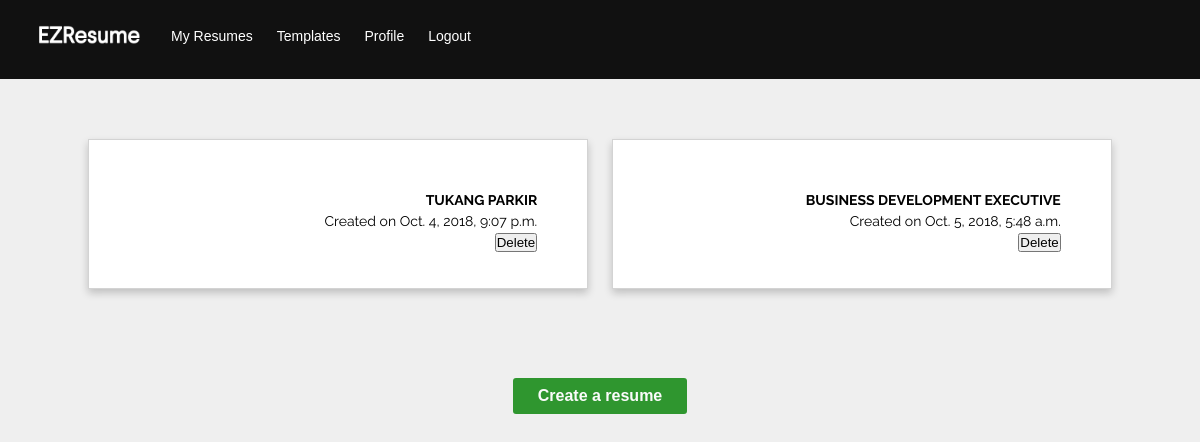
Page /app/ (signed in) on the earlier database version.
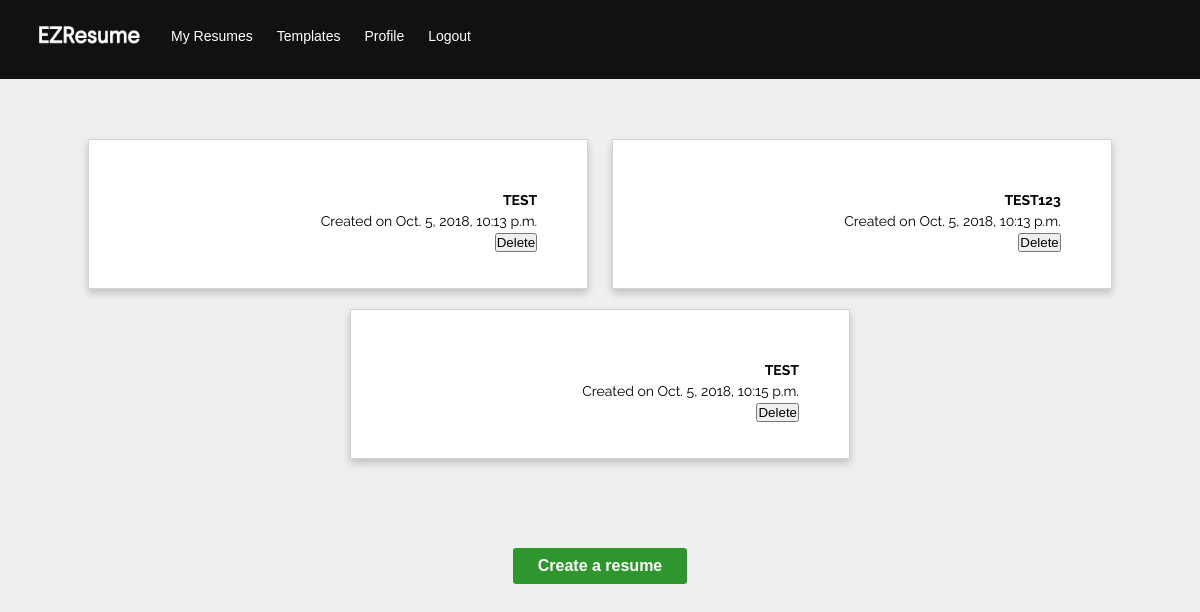
Same page on the later database version.
### resumes/models.py (models this page shows, shortened)
class Resume(models.Model):
    name = models.CharField(max_length=255)
    created_at = models.DateTimeField(auto_now_add=True, editable=False)
    updated_at = models.DateTimeField(auto_now=True)
    user = models.ForeignKey(User, on_delete=models.CASCADE)

### resumes/views.py (the view)
# urls.py: path('', views.my_resumes, name='my-resumes'),
@login_required()
def my_resumes(request):
    resumes = Resume.objects.all()
    return render(request, 'resumes/my_resumes.html', {'resumes': resumes})

### resumes/templates/resumes/my_resumes.html (shortened to what this page needs)
{% extends 'resumes/layout.html' %}
{% load static %}
{% block content %}
    <div class="wrapper">
    {% for resume in resumes %}
       <div class="resume-box">
            <div class="container">
                <p class="resume-name">{{ resume.name }}</p>
                <p>Created on {{ resume.created_at }}</p>
                <form action="{% url 'resumes:delete-resume' pk=resume.id %}">
                    <input type="submit" class="confirm-delete" value="Delete" />
                </form>
            </div>
        </div>
    {% empty %}
        <div class="empty-state-box">
            <img src="{% static 'resumes/images/resume-empty-icon.png' %}" class="centered">
            <p class="empty-state-text"><b>You currently don't have any resumes.</b><br>Create one and
                start building your very first resume</p>
        </div>
    {% endfor %}
    <div class="button-box">
        <a href="{% url 'resumes:create-resume' %}" class="button">Create a resume</a>
    </div>
    </div>
{% endblock %}

### resumes/templates/resumes/layout.html (shortened to what this page needs)
{% load static %}
<!DOCTYPE html>
<html>
<head>
    <link rel="stylesheet" href="{% static 'resumes/css/main.css' %}">
    <link rel="stylesheet" href="{% static 'resumes/css/jquery-ui.css' %}">
</head>
<body>
	<header>
        <div class="header">
            <a href="{% url 'resumes:my-resumes' %}"><img src="{% static 'resumes/images/logo.png' %}" class="logo"></a>
                <div class="header-left">
                    <a href="{% url 'resumes:my-resumes' %}">My Resumes</a>
                    <a href="#">Templates</a>
                    <a href="{% url 'resumes:edit-profile' %}">Profile</a>
                    <a href="{% url 'logout' %}">Logout</a>
                </div>
        </div>
    </header>
    <div class="main-content">
    {% block content %}{% endblock %}
    </div>
</body>
</html>

### resumes/static/resumes/css/main.css (style rules this page uses)
* { margin: 0; padding: 0; box-sizing: border-box; }
html { background-color: #efefef; }
body { font:14px/1.5 'Raleway', sans-serif; margin:0; }
.header { overflow: hidden; background-color: #111111; padding: 10px 20px; }
.header a { font-family: 'Montserrat Medium', sans-serif; float: left; color: white; padding: 12px; text-decoration: none; font-size: 14px; line-height: 28px; border-radius: 4px; }
.header .logo { width: 115px; height: auto; }
.header-left { float: left; }
.main-content { margin-bottom: 75px; text-align: center; }
.button { text-decoration: none; font: bold 14px/1 'Raleway-Medium', sans-serif; color: white; background-color: green; padding: 10px 25px; border-radius: 3px; opacity: 0.8; font-size: 16px; display: inline-block; margin: 4px; outline: none; transition: 0.2s ease; }
.button-box { display: block; padding-top: 75px; }
.wrapper { text-align: center; padding-top: 50px; }
.resume-box { box-shadow: 0 4px 8px 0 rgba(0,0,0,0.2); transition: 0.2s; height: 150px; width: 500px; display: inline-block; border: 1px solid lightgray; margin: 10px; background-color: white; text-align: right; }
.container { padding: 50px; }
.resume-name { text-transform: uppercase; font-weight: bold; }

Differences in the rows shown:
removed Resume: name "TUKANG PARKIR", created_at "Oct. 4, 2018, 9:07 p.m."
removed Resume: name "BUSINESS DEVELOPMENT EXECUTIVE", created_at "Oct. 5, 2018, 5:48 a.m."
added Resume: name "TEST", created_at "Oct. 5, 2018, 10:13 p.m."
added Resume: name "TEST123", created_at "Oct. 5, 2018, 10:13 p.m."
added Resume: name "TEST", created_at "Oct. 5, 2018, 10:15 p.m."
